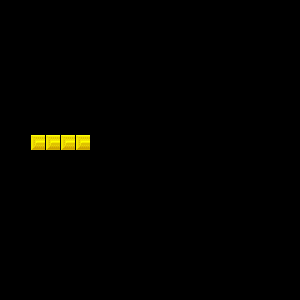

Below is a game level as drawn by its tile map, then a one-line description and the .tmx that defines it (tile-layer data replaced by summaries):
An orthogonal 20x20 tile map with 15x15 px tiles, 1 tile layer (Background Color).

<map version="1.0" tiledversion="1.0.2" orientation="orthogonal" renderorder="left-up" width="20" height="20" tilewidth="15" tileheight="15" nextobjectid="25">
 <tileset firstgid="1" name="Bricks" tilewidth="15" tileheight="15" tilecount="66" columns="22">
  <image source="Bricks.png" width="340" height="47" />
 </tileset>
 <layer name="Background Color" width="20" height="20">
  <data>[400 cells, 400 non-empty, 2 distinct tile ids]</data>
 </layer>
</map>
